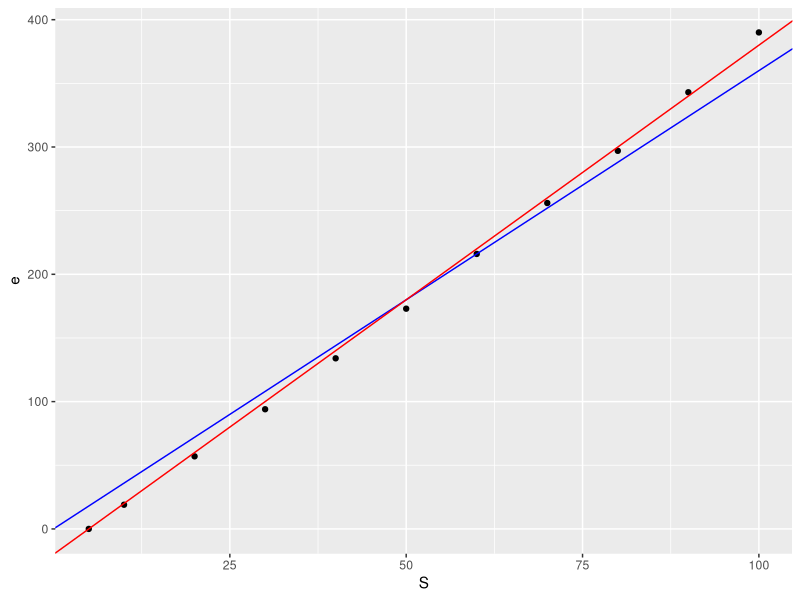

Source code (R):
## ---- chunk 1
library(ggplot2)
S <- c(5,10,20,30,40,50,60,70,80,90,100)
e <- c(0,19,57,94,134,173,216,256,297,343,390)
ggplot(data = as.data.frame(cbind(S,e)), aes(x = S, y = e)) + 
  geom_point() +
  geom_abline(slope = 3.6, color = 'blue') + 
  geom_abline(intercept = -20, slope = 4, color = 'red')
## ---- chunk 2
x <- c(1  , 2.3, 3.7, 4.2, 6.1, 7.0)
y <- c(3.6, 3.0, 3.2, 5.1, 5.3, 6.8)

mean.x <- mean(x)
mean.y <- mean(y)

x.i <- (x - mean.x)
y.i <- (y - mean.y)


x.i.y.i <- (x.i * y.i)
x.i.2   <- (x.i^2)

m <- sum(x.i.y.i) / sum(x.i.2)
b <- mean.y - m*mean.x

y2 <- (m*x + b)
d.max <- max(abs(y - y2))
## ---- chunk 3
period <- c(( 7.60 * 10^6 ), ( 1.94 * 10^7 ), ( 3.16 * 10^7 ), 
            ( 5.94 * 10^7 ), ( 3.74 * 10^8 ), ( 9.35 * 10^8 ), 
            ( 2.64 * 10^9 ), ( 5.22 * 10^9 ))

distances <- c(( 5.79 * 10^10 ), ( 1.08 * 10^11 ), ( 1.5 * 10^11  ), 
               ( 2.28 * 10^11 ), ( 7.79 * 10^11 ), ( 1.43 * 10^12 ), 
               ( 2.87 * 10^12 ), ( 4.5 * 10^12  ))

## ---- chunk 4
a <- sum(period^(3/2) * distances)/sum((period^2)^(3/2))
a
## ---- chunk 5
x <- length.in <- c(14.5, 12.5, 17.25 , 14.5 , 12.625 , 17.75 , 14.125 , 12.625)
y <- weight.oz <- c(27 , 17   , 41    , 26   , 17     , 49    , 23     , 16 )

a <- sum(x^3*y)/(sum((x^2)^3))
y2 <- a*(x^3)
y.y2 <- (y - y2)
D <- sqrt(sum(y.y2^2)/8)
## ---- chunk 6
x <- length.in <- c(14.5, 12.5 , 17.25, 14.5, 12.625, 17.75 , 14.125 , 12.625)
y <- weight.oz <- c(27  , 17   , 41   , 26  , 17    , 49    , 23     , 16 )
z <- girth.in  <- c(9.75, 8.375, 11   , 9.75, 8.5   , 12.5  , 9.0    , 8.5)

a <- sum((x*z^2)*y)/(sum((x*z^2)^2))
y2 <- a*(x*z^2)
y.y2 <- (y - y2)
D <- sqrt(sum(y.y2^2)/8)
